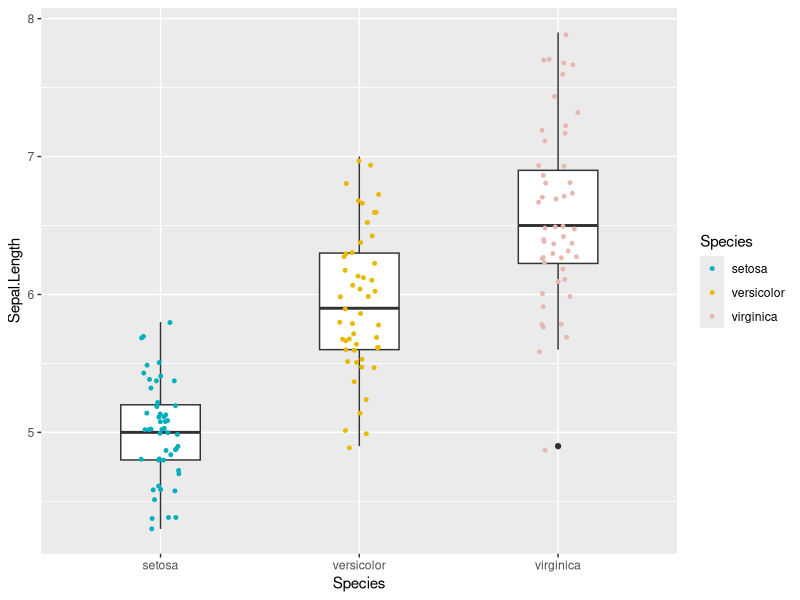

Here is the R script that generated this plot:
## ---- chunk 1
rownames(installed.packages(priority="base"))
# rownames(installed.packages(priority="recommended"))
# stats, graphics etc
## ---- chunk 2
# create dummy data
d = data.frame(
  name=letters[1:5],
  value=sample(seq(4,15),5)
)
# barplot(height=d$value, names=d$name)
# this is the most basic R barplot
# barplot(height=d$value)
# or
# barplot(iris[1:10,1])
# with names
# barplot(iris[1:10,1], names=iris[1:10,5])
## ---- chunk 3
set.seed(12)
# a boring example
height = sample(50:100, 10)
weight = sample(50:100, 10) 
# plot(height,weight)
# barplot(height, names = height)

## ---- chunk 4
set.seed(12)
n <- 100
x <- rchisq(n = n, df = 3) # n number, df = degrees of freedom
# hist(x = x, freq = FALSE, xlim = c(0, 15))
# lines(x = density(x = x), col = "red")
## ---- chunk 5
library(ggplot2)
# p = ggplot(data = iris[1:10,], aes(x = Species, y = Sepal.Length)) +
#   geom_bar(stat='identity')
p = ggplot(diamonds, aes(cut)) +
  geom_bar(fill = "#0073C2FF")
# p
## ---- chunk 6
library(ggplot2)
p = ggplot(mpg, aes(displ, hwy, colour = class)) + 
  geom_point()
# p 
# or 
# ggplot(data = mpg) + 
#   geom_point(mapping = aes(x = displ, y = hwy, color = class))
## ---- chunk 7
p = ggplot(data = mpg, mapping = aes(x = displ, y = hwy)) + 
  geom_point(mapping = aes(color = class)) + 
  geom_smooth()
# p
## ---- chunk 8
library(gridExtra)
plots = lapply(list("lm", "gam", "glm"), function(x){
  ggplot(mpg, aes(displ, hwy)) + 
  geom_point(mapping = aes(color = class)) + 
  geom_smooth(method = x)
}) 
# plots
# marrangeGrob(plots, nrow=2,ncol=2)
# ggsave("multiplot.pdf", ml)

## ---- chunk 9
library(ggplot2)
library(dplyr)
# first we need a summary
iris.sum = iris %>% 
  group_by(Species) %>% # group
  summarise(mean_PL = mean(Petal.Length),  # Petal.Length mean for bars
            sd_PL = sd(Petal.Length), # Petal.Length sd
            n_PL = n(),  # just keeping the number of each group
            SE_PL = sd(Petal.Length)/sqrt(n())) # R gives us the SE too

p = ggplot(iris.sum, aes(Species, mean_PL)) + 
                   geom_col() +  
                   geom_errorbar(aes(ymin = mean_PL - sd_PL, ymax = mean_PL + sd_PL),
                                 width=0.2) +
  labs(y="Petal length (cm) ± s.d.", x = "Species") + theme_classic()
# p
## ---- chunk 10
p = ggplot(iris, aes(x = Species, y = Sepal.Length)) +
  geom_boxplot(width = 0.4, fill = "white") +
  geom_jitter(aes(color = Species), 
              width = 0.1, size = 1) +
  scale_color_manual(values = c("#00AFBB", "#E7B800", "#E7B8AF")) 
# p
